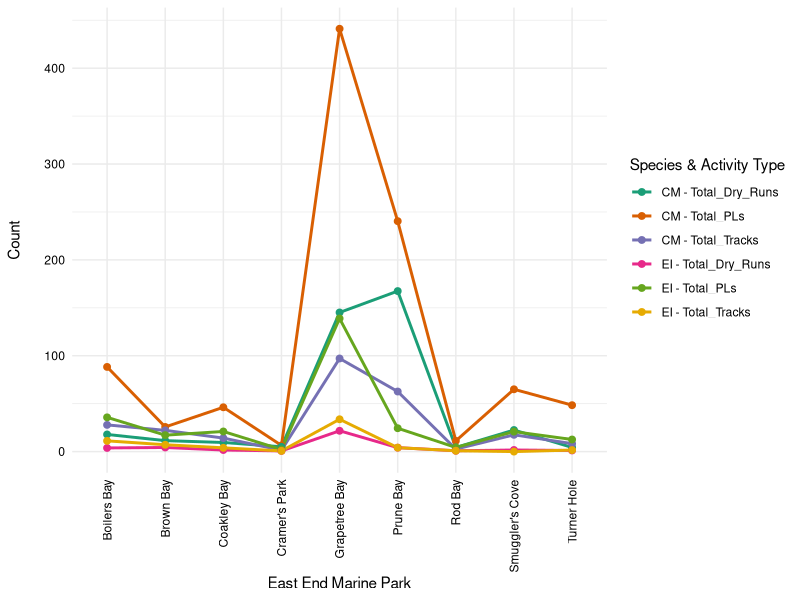

Source code (R): (Note: this script raises an error after producing the figure.)

### EEMP Turtle Data from 2019 - 2023

# Set Working Directory, Load libraries and CSV File

library(tidyverse)
library(dplyr)
library(ggplot2)
library(viridis)

# This file is saved in a sub folder
# Enter this code in the console: 
# setwd("C:\\Users\\romin\\Desktop\\My Thesis\\SQM CSVs")

eemp_data <-read.csv("Raw Turtle Data/EEMP Turtle Data.csv")


eemp_data_clean <- eemp_data %>%
  filter(Species %in% c("CM", "EI")) %>% #remove DC (leatherback)
  mutate(
    Probable.Lays = as.numeric(Probable.Lays),
    Dry.Runs      = as.numeric(Dry.Runs),
    Tracks        = as.numeric(Tracks),
    Total_NNEs    = rowSums(across(c(Probable.Lays, Dry.Runs, Tracks)), na.rm = TRUE)
  ) # add all the activities into one column called NNEs


# Calculate for sea turtle density
## Formula: nest density = total number of nests or nnes / beach length (km)

eemp_data_clean_2 <- eemp_data_clean%>%
  filter(Year != 2024) %>%
  mutate(
    Nests           = as.numeric(Nests),
    Total_NNEs      = as.numeric(Total_NNEs),
    Beach.Length.km = as.numeric(Beach.Length.km)) %>%
  mutate(
    Nest_Density = Nests / Beach.Length.km, #apply formula
    NNEs_Density = Total_NNEs / Beach.Length.km,
    pl_density= Probable.Lays / Beach.Length.km,
    dry_density= Dry.Runs / Beach.Length.km,
    tracks_density= Tracks / Beach.Length.km)


eemp_year <-eemp_data_clean_2%>%
  group_by(Location, Species)%>%
  summarise(
    all_nnes=mean(NNEs_Density,na.rm=T), allnests=mean(Nest_Density, na.rm=T), Total_PLs=mean(pl_density,na.rm=T), Total_Dry_Runs=mean(dry_density,na.rm=T), Total_Tracks=mean(tracks_density,na.rm=T))


### Test this out
### Reshape the data to long format
plot_data <- eemp_year %>%
  pivot_longer(
    cols = c(Total_PLs, Total_Dry_Runs, Total_Tracks), 
    names_to = "Activity_Type", 
    values_to = "Count") %>%
  mutate(Combined_Group = paste(Species, "-", Activity_Type))

#Line Plot with multiple colors

ggplot(plot_data, aes(x = Location, y = Count, 
                      color = Combined_Group, 
                      group = Combined_Group)) +
  geom_line(size = 1) +
  geom_point(size = 2) +
  labs(
    title = NULL,
    x = "East End Marine Park",
    y = "Count",
    color = "Species & Activity Type"
  ) +
  theme_minimal() +
  # a high-contrast color palette suitable for 6+ lines
  scale_color_brewer(palette = "Dark2") + 
  theme(
    axis.text.x = element_text(angle = 90, vjust = 0.5, hjust = 1, color="black"),
    axis.title.y = element_text(margin = margin(r = 15)),
    axis.text.y = element_text(color="black"),
    legend.position = "right")



# Reshape the data to isolate Total_PLs and all_nests into a long format
plot_data_nests_pl <- eemp_year %>%
  pivot_longer(
    cols = c(allnests, Total_PLs), 
    names_to = "Activity_Type", 
    values_to = "Count"
  ) %>%
  # Create a combined label for clear legend coloring
  mutate(Combined_Group = paste(Species, "-", Activity_Type))



### Code for Heat Map Plot

# Code names changed so the script below won't work.

ggplot(plot_data_nests_pl, aes(x = factor(Year), y = Location, fill = Total_PLs)) +
  geom_tile(na.rm = TRUE) +
  scale_fill_viridis_c(na.value = "white") +
  facet_wrap(~ Species) + # CM and EI
  theme_minimal() +
  theme(
    panel.grid = element_blank(),
    panel.border = element_rect(color = "gray90", fill = NA, size = 0.5),
    strip.background = element_rect(fill = "gray95", color = "gray90"),
    axis.text.y = element_text(color="black"),
    axis.text.x = element_text(angle = 90, vjust = 0.5, color="black", hjust = 1)) +
  labs(title = NULL, # this removes the captain
       x = "Year", # this removes the x axis label
       fill = "Nest Density")
